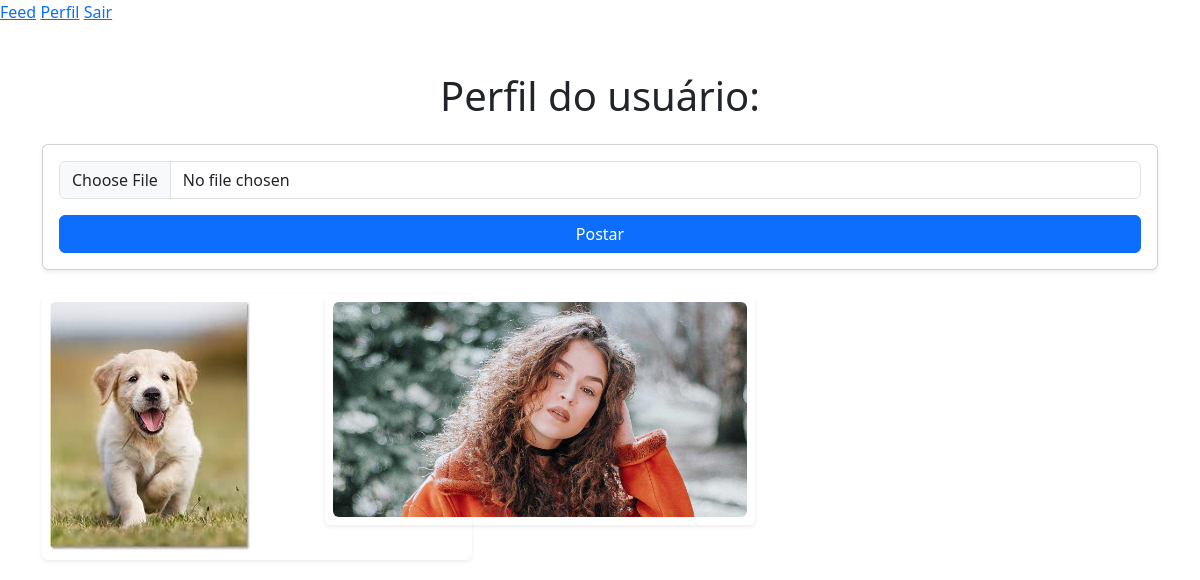
Before: /profile/2 (signed in) with the older database file.
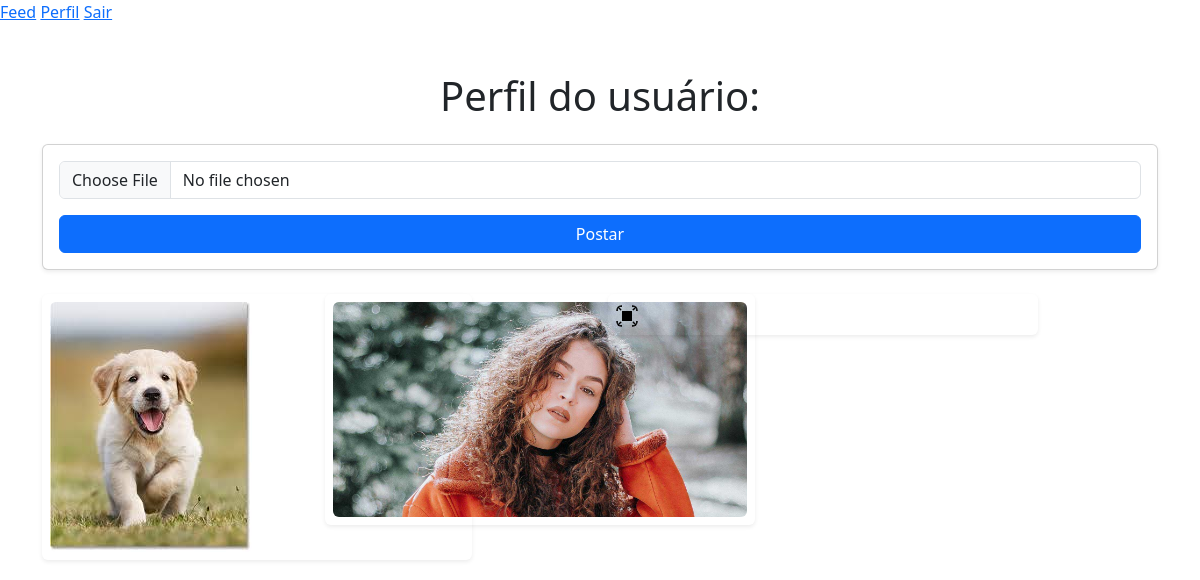
After: the same page with the newer database file.
### appfleshi/models.py (models this page shows)
class Photo(database.Model):
    id = database.Column(database.Integer, primary_key=True)
    file_name = database.Column(database.String(255), default="default.jpg")
    upload_date = database.Column(database.DateTime(timezone=True), nullable=False, default=lambda: datetime.now(timezone.utc))
    user_id = database.Column(database.Integer, database.ForeignKey("user.id"), nullable=False)
    likes = database.relationship('Like', backref='photo', lazy=True)

### appfleshi/routes.py (the view, shortened to what this page needs)
@app.route('/profile/<user_id>', methods=['GET', 'POST'])
@login_required
def profile(user_id):
    if int(user_id) == current_user.id:
        photo_form = PhotoForm()
        return render_template('profile.html', user=current_user, form=photo_form)
    else:
        user = User.query.get(int(user_id))
        return render_template('profile.html', user=user, form=None)

### appfleshi/forms.py
class PhotoForm(FlaskForm):
    photo = FileField("Foto", validators=[DataRequired()])
    submit = SubmitField("Postar")

### appfleshi/models.py (called while the page is built)
@login_manager.user_loader
def load_user(user_id):
    return User.query.get(int(user_id))

### appfleshi/templates/profile.html (shortened to what this page needs)
{% extends "homepage.html" %}
{% block body %}
{% include "navbar.html" %}
<div class="container mt-5">
    <h1 class="text-center mb-4">Perfil do usuário: {{ username }}</h1>
    {% if form %}
    <div class="card p-3 mb-4 shadow-sm">
        <form method="post" enctype="multipart/form-data">
            <div class="mb-3">
                {{ form.photo(class="form-control") }}
            </div>
            <div>
                {{ form.submit(class="btn btn-primary w-100") }}
            </div>
        </form>
    </div>
    {% endif %}
    <div class="row g-3">
        {% for photo in user.photos %}
        <div class="col-6 col-md-4 col-lg-3">
            <div class="photo-card shadow-sm p-2 rounded">
                <img
                    src="{{ url_for('static', filename='posts_photos/' ~ photo.file_name) }}"
                    alt="Imagem"
                    class="img-fluid rounded"
                >
            </div>
        </div>
        {% endfor %}
    </div>
</div>
{% endblock %}

Changed rows visible on the page:
added Photo: file_name (picture)
